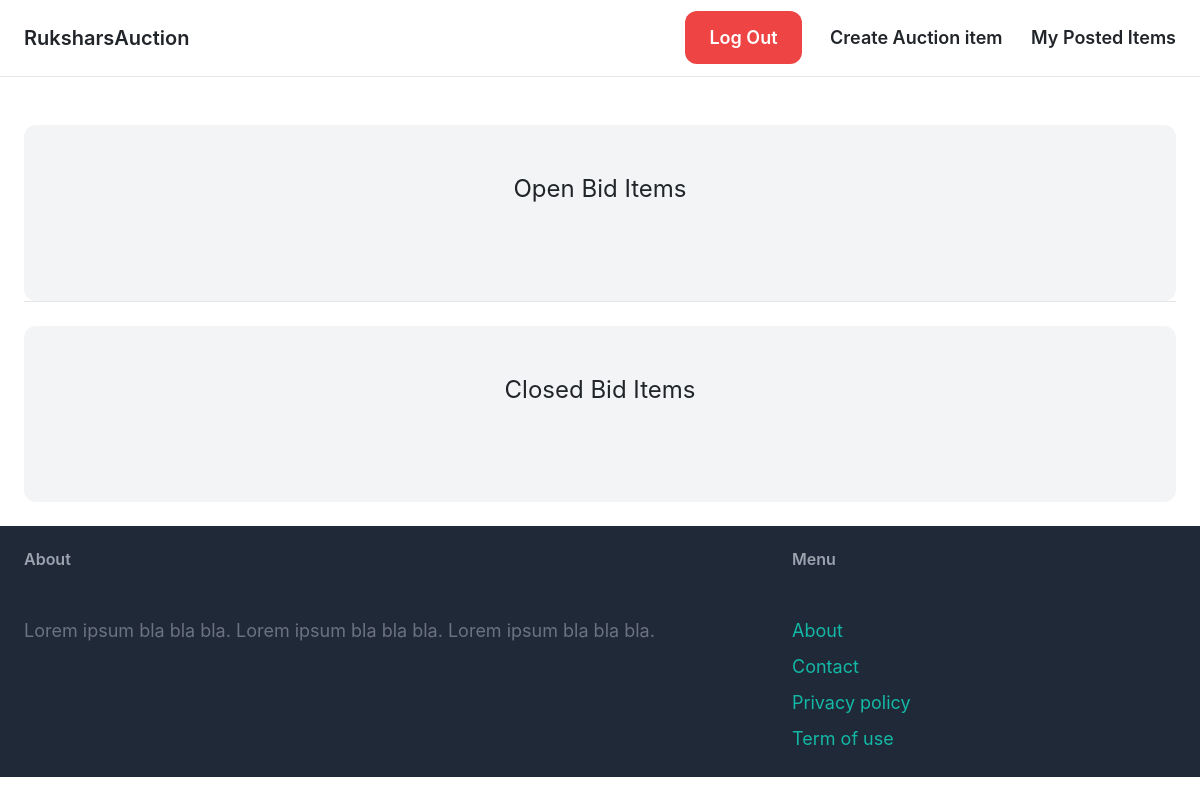
Page / (signed in) on the earlier database version.
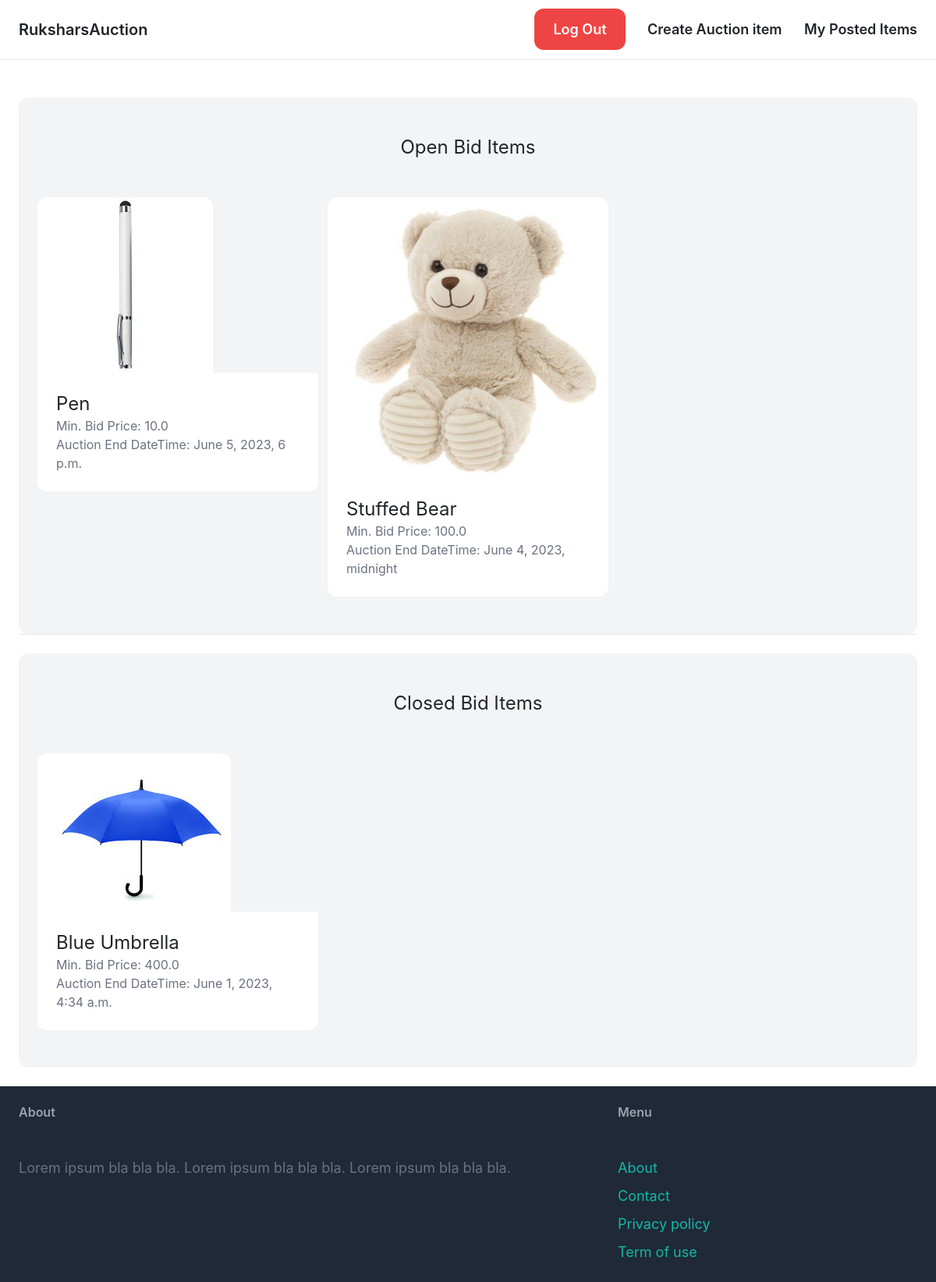
Same page on the later database version.
### item/models.py (models this page shows, shortened)
class Item(models.Model):
    name = models.CharField(max_length=255)
    description = models.TextField(blank=True, null=True)
    minimum_bid_price = models.FloatField()
    image = models.ImageField(upload_to='item_images',blank=True, null=True)
    is_bid_close = models.BooleanField(default=False)
    created_by = models.ForeignKey(CustomUser, related_name='items', on_delete=models.CASCADE)
    created_at = models.DateTimeField(auto_now_add=True)
    auction_end_datetime = models.DateTimeField()

### core/views.py (the view)
# urls.py: path('', views.index, name='index'),
@login_required
def index(request):
    items_need_to_close_bid= Item.objects.filter(is_bid_close=False,auction_end_datetime__lte=timezone.now())
    print('Items whose bids are now closing:')
    for item in items_need_to_close_bid:
        print(item.name)
        item.is_bid_close = True #closing the bid
        item.save()
    items_bid_open = Item.objects.filter(is_bid_close=False,auction_end_datetime__gt=timezone.now()).order_by('-auction_end_datetime')
    items_bid_close = Item.objects.filter(is_bid_close=True)
    return render(request, 'core/index.html', {
        'items_bid_open': items_bid_open,
        'items_bid_close': items_bid_close,
    })

### core/templates/core/index.html (shortened to what this page needs)
{% extends 'core/base.html' %}
{% block content %}
    <div class="mt-6 px-6 py-12 bg-gray-100 rounded-xl">
        <h2 class="mb-12 text-2xl text-center">Open Bid Items</h2>
        <div class="grid grid-cols-3 gap-3">
            {% for item in items_bid_open %}
                <div>
                    <a href="{% url 'item:detail' item.id %}">
                        <div>
                            <img src="{{ item.image.url }}" class="rounded-t-xl">
                        </div>
                        <div class="p-6 bg-white rounded-b-xl">
                            <h2 class="text-2xl">{{ item.name }}</h2>
                            <p class="text-gray-500">Min. Bid Price: {{ item.minimum_bid_price }}</p>
                            <p class="text-gray-500">Auction End DateTime: {{ item.auction_end_datetime }}</p>
                        </div>
                    </a>
                </div>
            {% endfor %}
        </div>
    </div>
    <hr>
    <div class="mt-6 px-6 py-12 bg-gray-100 rounded-xl">
        <h2 class="mb-12 text-2xl text-center">Closed Bid Items</h2>
        <div class="grid grid-cols-3 gap-3">
            {% for item in items_bid_close %}
                <div>
                    <a href="{% url 'item:detail' item.id %}">
                        <div>
                            <img src="{{ item.image.url }}" class="rounded-t-xl">
                        </div>
                        <div class="p-6 bg-white rounded-b-xl">
                            <h2 class="text-2xl">{{ item.name }}</h2>
                            <p class="text-gray-500">Min. Bid Price: {{ item.minimum_bid_price }}</p>
                            <p class="text-gray-500">Auction End DateTime: {{ item.auction_end_datetime }}</p>
                        </div>
                    </a>
                </div>
            {% endfor %}
        </div>
    </div>
{% endblock %}

### core/templates/core/base.html (shortened to what this page needs)
<!DOCTYPE html>
<html lang="en">
    <head>
        <link rel="stylesheet" href="https://netdna.bootstrapcdn.com/font-awesome/4.7.0/css/font-awesome.css">
        <link rel="stylesheet" href="https://stackpath.bootstrapcdn.com/bootstrap/4.1.3/css/bootstrap.min.css">
        <script src="https://cdn.tailwindcss.com"></script>
    </head>
    <body>
        <nav class="py-6 px-6 flex justify-between items-center border-b border-gray-200">
            <a href="/" class="text-xl font-semibold">RuksharsAuction</a>
            <div class="space-x-6">
                {% if request.user.is_authenticated %}
                    <a href="{% url 'core:logout' %}" class="px-6 py-3 text-lg font-semibold bg-red-500 text-white rounded-xl hover:bg-red-700">Log Out</a>
                    <a href="{% url 'item:new_item' %}" class="text-lg font-semibold hover:text-gray-500">Create Auction item</a>
                    <a href="{% url 'dashboard:index' %}" class="text-lg font-semibold hover:text-gray-500">My Posted Items</a>
                {% else %}
                    <a href="{% url 'core:signup' %}" class="px-6 py-3 text-lg font-semibold bg-purple-500 text-white rounded-xl hover:bg-purple-700">Sign up</a>
                    <a href="{% url 'core:login' %}" class="px-6 py-3 text-lg font-semibold bg-gray-500 text-white rounded-xl hover:bg-gray-700">Log in</a>
                {% endif %}
            </div>
        </nav>
        <div class="px-6 py-6">
            {% block content %}
            {% endblock %}
        </div>
        <footer class="py-6 px-6 flex justify-between bg-gray-800">
            <div class="w-2/3 pr-10">
                <h3 class="mb-5 font-semibold text-gray-400">About</h3>
                <p class="text-lg text-gray-500">Lorem ipsum bla bla bla. Lorem ipsum bla bla bla. Lorem ipsum bla bla bla.</p>
            </div>
            <div class="w-1/3">
                <h3 class="mb-5 font-semibold text-gray-400">Menu</h3>
                <ul class="space-y-2">
                    <li><a href="#" class="text-lg text-teal-500 hover:text-teal-700">About</a></li>
                    <li><a href="#" class="text-lg text-teal-500 hover:text-teal-700">Contact</a></li>
                    <li><a href="#" class="text-lg text-teal-500 hover:text-teal-700">Privacy policy</a></li>
                    <li><a href="#" class="text-lg text-teal-500 hover:text-teal-700">Term of use</a></li>
                </ul>
            </div>
        </footer>
    </body>
</html>

Differences in the rows shown:
added Item: image (picture), name "Pen", minimum_bid_price "10.0", auction_end_datetime "June 5, 2023, 6 p.m.", shown under "Open Bid Items"
added Item: image (picture), name "Stuffed Bear", minimum_bid_price "100.0", auction_end_datetime "June 4, 2023, midnight", shown under "Open Bid Items"
added Item: image (picture), name "Blue Umbrella", minimum_bid_price "400.0", auction_end_datetime "June 1, 2023, 4:34 a.m.", shown under "Closed Bid Items"
